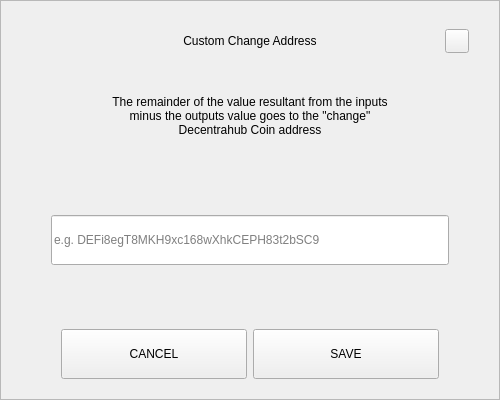
<?xml version="1.0" encoding="UTF-8"?>
<ui version="4.0">
 <class>SendChangeAddressDialog</class>
 <widget class="QDialog" name="SendChangeAddressDialog">
  <property name="geometry">
   <rect>
    <x>0</x>
    <y>0</y>
    <width>500</width>
    <height>400</height>
   </rect>
  </property>
  <property name="windowTitle">
   <string>Dialog</string>
  </property>
  <layout class="QVBoxLayout" name="verticalLayout">
   <property name="spacing">
    <number>0</number>
   </property>
   <property name="leftMargin">
    <number>0</number>
   </property>
   <property name="topMargin">
    <number>0</number>
   </property>
   <property name="rightMargin">
    <number>0</number>
   </property>
   <property name="bottomMargin">
    <number>0</number>
   </property>
   <item>
    <widget class="QFrame" name="frame">
     <property name="styleSheet">
      <string notr="true"/>
     </property>
     <property name="frameShape">
      <enum>QFrame::StyledPanel</enum>
     </property>
     <property name="frameShadow">
      <enum>QFrame::Raised</enum>
     </property>
     <layout class="QVBoxLayout" name="verticalLayout_2" stretch="0,0,0,0,0,0,0">
      <property name="spacing">
       <number>0</number>
      </property>
      <property name="leftMargin">
       <number>30</number>
      </property>
      <property name="topMargin">
       <number>20</number>
      </property>
      <property name="rightMargin">
       <number>30</number>
      </property>
      <property name="bottomMargin">
       <number>20</number>
      </property>
      <item>
       <layout class="QHBoxLayout" name="horizontalLayout_3">
        <property name="spacing">
         <number>0</number>
        </property>
        <item>
         <spacer name="horizontalSpacer_2">
          <property name="orientation">
           <enum>Qt::Horizontal</enum>
          </property>
          <property name="sizeHint" stdset="0">
           <size>
            <width>40</width>
            <height>20</height>
           </size>
          </property>
         </spacer>
        </item>
        <item>
         <widget class="QLabel" name="labelTitle">
          <property name="minimumSize">
           <size>
            <width>0</width>
            <height>40</height>
           </size>
          </property>
          <property name="maximumSize">
           <size>
            <width>16777215</width>
            <height>40</height>
           </size>
          </property>
          <property name="styleSheet">
           <string notr="true">padding-left:24px;</string>
          </property>
          <property name="text">
           <string>Custom Change Address</string>
          </property>
          <property name="alignment">
           <set>Qt::AlignCenter</set>
          </property>
          <property name="margin">
           <number>7</number>
          </property>
         </widget>
        </item>
        <item>
         <spacer name="horizontalSpacer">
          <property name="orientation">
           <enum>Qt::Horizontal</enum>
          </property>
          <property name="sizeHint" stdset="0">
           <size>
            <width>40</width>
            <height>20</height>
           </size>
          </property>
         </spacer>
        </item>
        <item>
         <widget class="QPushButton" name="btnEsc">
          <property name="minimumSize">
           <size>
            <width>24</width>
            <height>24</height>
           </size>
          </property>
          <property name="maximumSize">
           <size>
            <width>24</width>
            <height>24</height>
           </size>
          </property>
          <property name="focusPolicy">
           <enum>Qt::NoFocus</enum>
          </property>
          <property name="text">
           <string/>
          </property>
         </widget>
        </item>
       </layout>
      </item>
      <item>
       <spacer name="verticalSpacer_2">
        <property name="orientation">
         <enum>Qt::Vertical</enum>
        </property>
        <property name="sizeType">
         <enum>QSizePolicy::Fixed</enum>
        </property>
        <property name="sizeHint" stdset="0">
         <size>
          <width>20</width>
          <height>20</height>
         </size>
        </property>
       </spacer>
      </item>
      <item alignment="Qt::AlignHCenter">
       <widget class="QLabel" name="labelMessage">
        <property name="minimumSize">
         <size>
          <width>0</width>
          <height>70</height>
         </size>
        </property>
        <property name="text">
         <string>The remainder of the value resultant from the inputs minus the outputs value goes to the &quot;change&quot; Decentrahub Coin address</string>
        </property>
        <property name="alignment">
         <set>Qt::AlignCenter</set>
        </property>
        <property name="wordWrap">
         <bool>true</bool>
        </property>
       </widget>
      </item>
      <item>
       <spacer name="verticalSpacer_3">
        <property name="orientation">
         <enum>Qt::Vertical</enum>
        </property>
        <property name="sizeHint" stdset="0">
         <size>
          <width>20</width>
          <height>40</height>
         </size>
        </property>
       </spacer>
      </item>
      <item>
       <layout class="QHBoxLayout" name="horizontalLayout_2">
        <property name="spacing">
         <number>0</number>
        </property>
        <property name="leftMargin">
         <number>20</number>
        </property>
        <property name="rightMargin">
         <number>20</number>
        </property>
        <item>
         <widget class="QLineEdit" name="lineEditAddress">
          <property name="minimumSize">
           <size>
            <width>0</width>
            <height>50</height>
           </size>
          </property>
          <property name="placeholderText">
           <string notr="true">e.g. DEFi8egT8MKH9xc168wXhkCEPH83t2bSC9</string>
          </property>
         </widget>
        </item>
       </layout>
      </item>
      <item>
       <spacer name="verticalSpacer">
        <property name="orientation">
         <enum>Qt::Vertical</enum>
        </property>
        <property name="sizeHint" stdset="0">
         <size>
          <width>20</width>
          <height>40</height>
         </size>
        </property>
       </spacer>
      </item>
      <item>
       <layout class="QHBoxLayout" name="horizontalLayout" stretch="2,2">
        <property name="spacing">
         <number>6</number>
        </property>
        <property name="leftMargin">
         <number>30</number>
        </property>
        <property name="rightMargin">
         <number>30</number>
        </property>
        <item>
         <widget class="QPushButton" name="btnCancel">
          <property name="minimumSize">
           <size>
            <width>180</width>
            <height>50</height>
           </size>
          </property>
          <property name="focusPolicy">
           <enum>Qt::NoFocus</enum>
          </property>
          <property name="text">
           <string>CANCEL</string>
          </property>
         </widget>
        </item>
        <item>
         <widget class="QPushButton" name="btnSave">
          <property name="minimumSize">
           <size>
            <width>180</width>
            <height>50</height>
           </size>
          </property>
          <property name="focusPolicy">
           <enum>Qt::NoFocus</enum>
          </property>
          <property name="text">
           <string>SAVE</string>
          </property>
         </widget>
        </item>
       </layout>
      </item>
     </layout>
    </widget>
   </item>
  </layout>
 </widget>
 <resources/>
 <connections/>
</ui>
